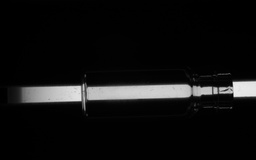
#> input picture resized/2.jpeg, 256 x 160 px, shrunk from 1600 x 1000 before the run, found by its file name
$ jupyter execute vailedgedetection.ipynb   (older library calls are emulated)
#> lines starting #> are read from the running program, lines starting #| are printed output that depends on the picture; after the words box and inside, x2 and y2 are one past the last pixel; in counts of white or black regions, pixels touching at a corner belong together
# Import the relevant libraries

[cell 1]
import numpy as np
import pandas as pd
import matplotlib.pyplot as plt
import matplotlib.image as mpimg
import random
from copy import deepcopy

# Load the image into a numpy array

[cell 2]
path_to_jpg_file = "/content/sample_data/2.jpeg"
img = mpimg.imread(path_to_jpg_file)
#> img is the input picture: shape (160, 256, 3); min 0, max 244, mean 16.5

[cell 3]
img.shape
#> Out = (160, 256, 3)

# Display the image

[cell 4]
plt.imshow(img)
plt.axis('off')
plt.show()

# Reshape the image

[cell 5]
pixels = img.reshape((-1,3))

[cell 6]
pixels.shape
#> Out = (40960, 3)

[cell 7]
pixels[0]
#> Out = [0, 0, 0]

# Implement agglomerative clustering from scratch

[cell 8]
def euclidean_distance(point1, point2):
    """
    Computes euclidean distance of point1 and point2.

    point1 and point2 are lists.
    """
    return np.linalg.norm(np.array(point1) - np.array(point2))

def clusters_distance(cluster1, cluster2):
    """
    Computes distance between two clusters.

    cluster1 and cluster2 are lists of lists of points
    """
    return max([euclidean_distance(point1, point2) for point1 in cluster1 for point2 in cluster2])

def clusters_distance_2(cluster1, cluster2):
    """
    Computes distance between two centroids of the two clusters

    cluster1 and cluster2 are lists of lists of points
    """
    cluster1_center = np.average(cluster1, axis=0)
    cluster2_center = np.average(cluster2, axis=0)
    return euclidean_distance(cluster1_center, cluster2_center)


class AgglomerativeClustering:

    def __init__(self, k=2, initial_k=25):
        self.k = k
        self.initial_k = initial_k

    def initial_clusters(self, points):
        """
        partition pixels into self.initial_k groups based on color similarity
        """
        groups = {}
        d = int(256 / (self.initial_k))
        for i in range(self.initial_k):
            j = i * d
            groups[(j, j, j)] = []
        for i, p in enumerate(points):
            if i%100000 == 0:
                print('processing pixel:', i)
            go = min(groups.keys(), key=lambda c: euclidean_distance(p, c))
            groups[go].append(p)
#> this loop made 40960 passes
#| processing pixel: 0
        return [g for g in groups.values() if len(g) > 0]

    def fit(self, points):

        # initially, assign each point to a distinct cluster
        print('Computing initial clusters ...')
        self.clusters_list = self.initial_clusters(points)
#> self.clusters_list = 25 items
        print('number of initial clusters:', len(self.clusters_list))
#| number of initial clusters: 25
        print('merging clusters ...')

        while len(self.clusters_list) > self.k:

            # Find the closest (most similar) pair of clusters
            cluster1, cluster2 = min([(c1, c2) for i, c1 in enumerate(self.clusters_list) for c2 in self.clusters_list[:i]],
                 key=lambda c: clusters_distance_2(c[0], c[1]))

            # Remove the two clusters from the clusters list
            self.clusters_list = [c for c in self.clusters_list if c != cluster1 and c != cluster2]

            # Merge the two clusters
            merged_cluster = cluster1 + cluster2

            # Add the merged cluster to the clusters list
            self.clusters_list.append(merged_cluster)

            print('number of clusters:', len(self.clusters_list))
#> this loop made 21 passes
#| number of clusters: 24
#| number of clusters: 23
#| number of clusters: 22
#| number of clusters: 21
#| number of clusters: 20
#| number of clusters: 19
#| number of clusters: 18
#| number of clusters: 17
#> (further printed lines are left out)

        print('assigning cluster num to each point ...')
        self.cluster = {}
        for cl_num, cl in enumerate(self.clusters_list):
            for point in cl:
                self.cluster[tuple(point)] = cl_num
#> this loop made 4 passes

        print('Computing cluster centers ...')
        self.centers = {}
        for cl_num, cl in enumerate(self.clusters_list):
            self.centers[cl_num] = np.average(cl, axis=0)


    def predict_cluster(self, point):
        """
        Find cluster number of point
        """
        # assuming point belongs to clusters that were computed by fit functions
        return self.cluster[tuple(point)]

    def predict_center(self, point):
        """
        Find center of the cluster that point belongs to
        """
        point_cluster_num = self.predict_cluster(point)
        center = self.centers[point_cluster_num]
        return center

# Clustering for k=2

[cell 9]
n_clusters = 4
agglo = AgglomerativeClustering(k=n_clusters, initial_k=25)
agglo.fit(pixels)

### Create the clustered image and plot it

[cell 10]
new_img = [[agglo.predict_center(list(pixel)) for pixel in row] for row in img]
new_img = np.array(new_img, np.uint8)
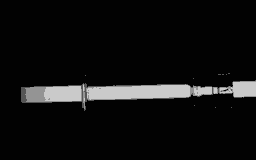
#> new_img: shape (160, 256, 3); min 2, max 202, mean 16.2

[cell 11]
import cv2
import numpy as np
from matplotlib import pyplot as plt
gray = cv2.cvtColor(new_img, cv2.COLOR_BGR2GRAY)
blur = cv2.blur(gray,(71,71))
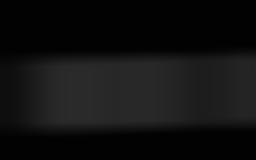
#> blur: shape (160, 256); min 2, max 42, mean 16.2

diff = cv2.subtract(blur, gray)
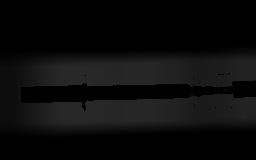
#> diff: shape (160, 256); min 0, max 40, mean 11.4
#ret, th = cv2.threshold(diff, 13, 255, cv2.THRESH_BINARY_INV)
#cv2.imshow("threshold", th)
#cv2.waitKey(0)
plt.imshow(diff)
plt.show()

[cell 12]
plt.figure(figsize=(15,15))

plt.subplot(1,2,1)
plt.imshow(diff)
plt.axis('off')
plt.title('Original image')

plt.subplot(1,2,2)
plt.imshow(diff)
plt.axis('off')
plt.title(f'Segmented image with k={n_clusters}')

plt.show()
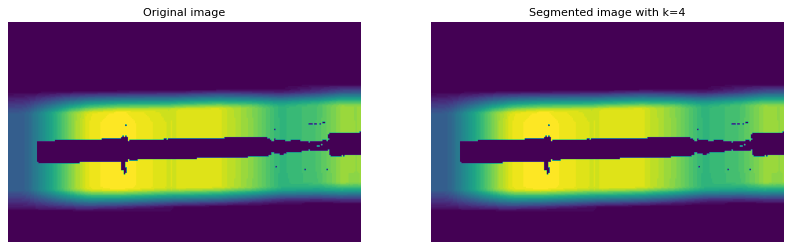
#> figure drawn by matplotlib, 2 panels

Detect possible number of deffective spots on vail

[cell 13]
import cv2
gray = diff

## threshold
th, threshed = cv2.threshold(gray, 100, 255,cv2.THRESH_BINARY_INV|cv2.THRESH_OTSU)
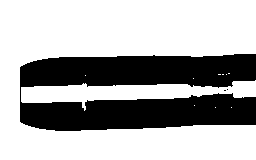
#> threshed: shape (160, 256); 67.4% white; 3 black regions (2 under 20 px), largest, box (x1, y1, x2, y2) and area: (20, 54, 256, 131) 13357

## findcontours
cnts = cv2.findContours(threshed, cv2.RETR_LIST, cv2.CHAIN_APPROX_SIMPLE)[-2]


## filter by area
s1= 3
s2 = 20
xcnts = []
for cnt in cnts:
    if s1<cv2.contourArea(cnt) <s2:
        xcnts.append(cnt)
#> this loop made 13 passes
#> cnt on passes 1, 2, 3, 5, 7, 8, 9, 10, 11, 12: [[231, 107]], [[215, 107]], [[194, 105]], [[226, 89], [227, 88], [228, 89], [227, 90]], [[193, 78]], [[85, 75]], [[226, 74]], [[222, 74], [223, 74]], [[218, 74], [220, 74]], [[228, 73], [229, 73]]

print("possiable number of diffective spots in vail are: {}".format(len(xcnts)))
#| possiable number of diffective spots in vail are: 1
#Dots number: 23

find the defective area by infill and outline

[cell 14]
import numpy as np
import cv2
from matplotlib import pyplot as plt
import imutils
#path = ''
#path_output = ''

img_bgr = diff
plt.imshow(img_bgr)

# bgr to rgb
img_rgb = cv2.cvtColor(img_bgr, cv2.COLOR_BGR2RGB)
plt.imshow(img_rgb)

# Converting to grayscale
img_just_gray = cv2.cvtColor(img_rgb, cv2.COLOR_BGR2GRAY)

# Displaying the grayscale image
plt.imshow(img_just_gray, cmap='gray')

# Gaussian Blur
ksize_w = 13
ksize_h = 13

img_first_gb = cv2.GaussianBlur(img_rgb, (ksize_w,ksize_h), 0, 0, cv2.BORDER_REPLICATE);
plt.imshow(img_first_gb)

# Dilate the image

dilated_img = cv2.dilate(img_first_gb, np.ones((11,11), np.uint8))
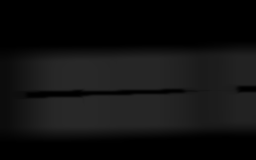
#> dilated_img: shape (160, 256, 3); min 0, max 40, mean 15.9
plt.imshow(dilated_img)

# Converting to grayscale
img_gray_operated = cv2.cvtColor(dilated_img, cv2.COLOR_BGR2GRAY)

# Displaying the grayscale image
plt.imshow(img_gray_operated, cmap='gray')

# closing:
kernel_closing = np.ones((7,7),np.uint8)
img_closing = cv2.morphologyEx(img_gray_operated, cv2.MORPH_CLOSE, kernel_closing)
plt.imshow(img_closing, cmap='gray')

# dilation:
# add pixels to the boundaries of objects in an image
kernel_dilation = np.ones((3,3),np.uint8)
img_dilation2 = cv2.dilate(img_closing, kernel_dilation, iterations = 1)
plt.imshow(img_dilation2, cmap='gray')

diff_img = 255 - cv2.absdiff(img_just_gray, img_dilation2)
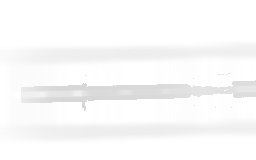
#> diff_img: shape (160, 256); min 215, max 255, mean 249.4
plt.imshow(diff_img, cmap='gray')

# canny
edgesToFindImage = img_dilation2

v = np.median(img_just_gray)
#print(v)
sigma = 0.33
lower_thresh = int(max(0,(1.0-sigma)*v))
higher_thresh = int(min(255,(1.0+sigma)*v))

img_edges =  cv2.Canny(edgesToFindImage, lower_thresh, higher_thresh)
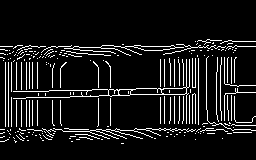
#> img_edges: shape (160, 256); 9.2% white in thin lines or dots, all inside (x1, y1, x2, y2) = (0, 39, 256, 144)
plt.imshow(img_edges, cmap='gray')

kernel_dilation2 = np.ones((2,2),np.uint8)
img_dilation2 = cv2.dilate(img_edges, kernel_dilation, iterations = 2)
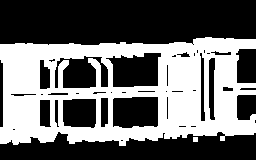
#> img_dilation2: shape (160, 256); 41.8% white; 2 white regions, box (x1, y1, x2, y2) and area: (0, 37, 256, 146) 17115, (193, 137, 198, 142) 25
plt.imshow(img_dilation2, cmap='gray')

# find contours
contoursToFindImage = img_dilation2

#(_, cnts, _) = cv2.findContours(contoursToFindImage.copy(), cv2.RETR_EXTERNAL,
        #cv2.CHAIN_APPROX_SIMPLE)
print(type(cnts))
#| <class 'list'>
print(len(cnts))
#| 13

# -1 for all
cntsWhichOne = -1

# -1 for infill
# >0 for edge thickness
cntsInfillOrEdgeThickness = 1 #thickness of defect outline

img_drawing_contours_on_rgb_image = cv2.drawContours(img_rgb.copy(), cnts, cntsWhichOne, (0, 255, 0), cntsInfillOrEdgeThickness)
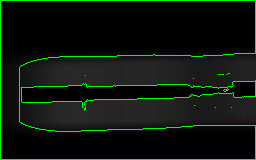
#> img_drawing_contours_on_rgb_image: shape (160, 256, 3); mean R, G, B 11.2, 22.6, 11.2
plt.imshow(img_drawing_contours_on_rgb_image)
